Frame 1 (no input): blank canvas, image omitted
Frame 60 (no input): blank canvas, image omitted
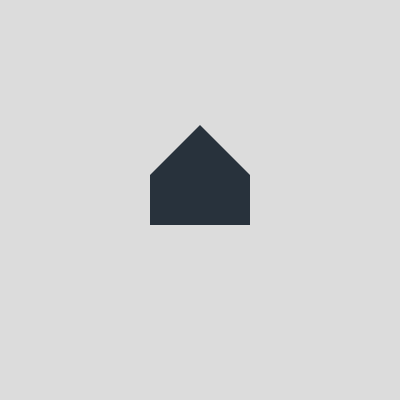
Frame 120 (the mouse pressed at the canvas centre since frame 60)

The p5.js sketch whose frames 1 and 60 were blank and that drew this single picture after the mouse press (run headless with seeded random() and noise() and a simulated clock; from frame 60 on, the mouse is pressed at the canvas centre):

// p5.js sketch
// ── sketch.js
function setup() {
  createCanvas(400, 400);
  background(220);
}

function draw() {
  //ellipse(100,100,50);

}


function mousePressed(){
  fill(40,50,60);
  house(mouseX,mouseY);
}

function mouseDragged(){
  fill(100,100,200);
  house(mouseX,mouseY,mouseX,mouseY,180);
}

function house(x,y,a,b,c){
  noStroke();
  fill(a,b,c);
  rect(x-50,y-25,100,50);
  triangle(x-50,y-25,x+50,y-25,x,y-75);
}
